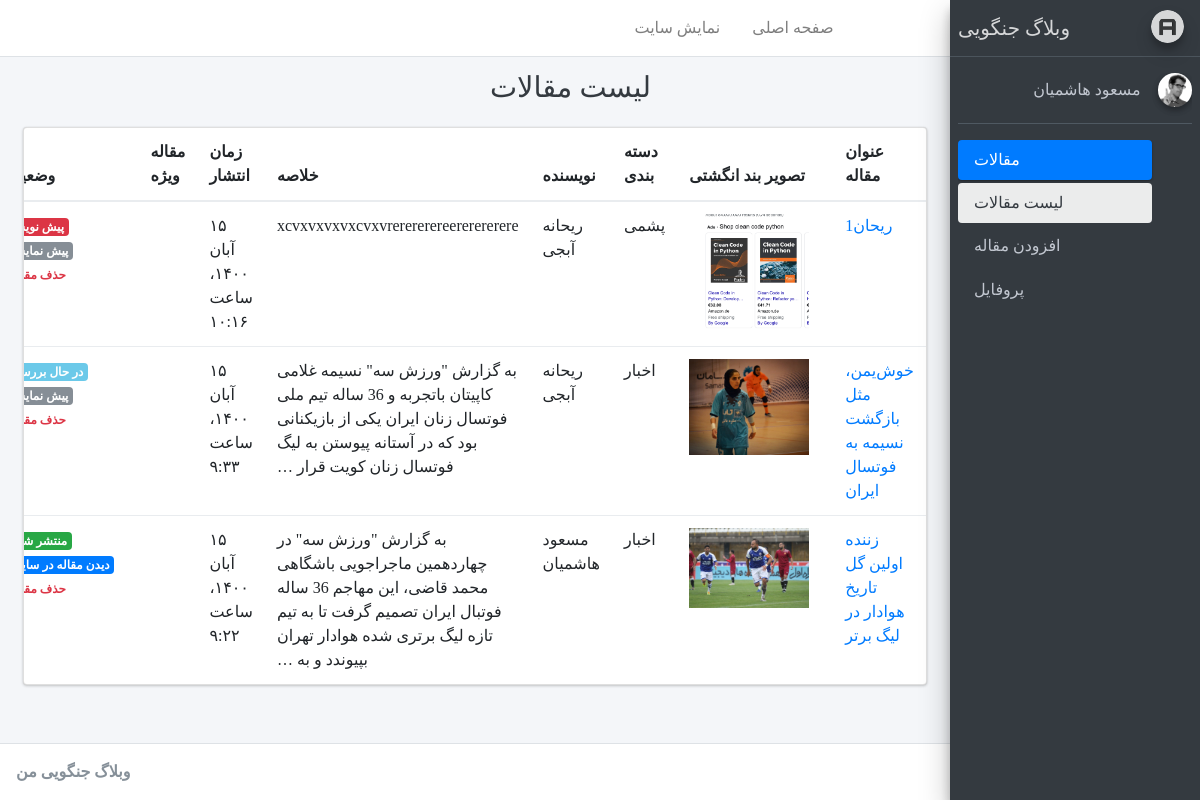
Page /account/ (signed in) on the committed database.
### account/models.py (models this page shows)
class User(AbstractUser):
    email = models.EmailField(unique=True,verbose_name='ایمیل')
    is_author = models.BooleanField(default=False,verbose_name="وضعیت نویسنده")
    special_user = models.DateTimeField(default=timezone.now , verbose_name="کاربر ویژه تا")
    def is_special_user(self):
        if self.special_user > timezone.now():
            return True
        else:
            return False
    is_special_user.boolean = True
    is_special_user.short_description = 'وضعیت کاربر ویژه'

### blog/models.py (models this page shows, shortened)
class Article(models.Model):
    STATUS_CHOICES = (
        ('d','پیش نویس'),       #draft
        ('p','منتشر شده'),      #publish
        ('i','در حال بررسی'),   #investigation
        ('b','برگشت داده‌شده'),  #back
    )
    author = models.ForeignKey(User, null=True, on_delete=models.SET_NULL,related_name='articles',verbose_name='نویسنده')
    title = models.CharField(max_length=200,verbose_name = "عنوان مقاله")
    slug = models.SlugField(max_length=100,unique=True,verbose_name = "آدرس مقاله")
    category = models.ManyToManyField(Category,verbose_name='دسته‌بندی',related_name="articles")
    description = models.TextField(verbose_name = "محتوا")
    thumbnail = models.ImageField(upload_to="images",verbose_name = "تصویر")
    publish = models.DateTimeField(default=timezone.now,verbose_name = "زمان انتشار")
    created = models.DateTimeField(auto_now_add=True)
    updated = models.DateTimeField(auto_now=True)
    is_special = models.BooleanField(default=False,verbose_name="مقاله ویژه")
    status = models.CharField(max_length=1,choices=STATUS_CHOICES,verbose_name = "وضعیت")
    class Meta:
        verbose_name = "مقاله"
        verbose_name_plural = "مقالات"
        ordering = ['-publish']
    def jpublish(self):
        return jalali_converter(self.publish)
    jpublish.short_description = "زمان انتشار"
    def thumbnail_tag(self):
        return format_html("<img width=100 height=70 style='border-radius: 5px;' src='{}'>".format(self.thumbnail.url))
    thumbnail_tag.short_description = "عکس"
    def category_to_str(self):
        return "، ".join([category.title for category in self.category.active()])
    category_to_str.short_description = "دسته‌بندی"
    objects = ArticleManager()

class Category(models.Model):
    parent = models.ForeignKey('self',default=None,null=True,blank=True,on_delete=models.SET_NULL,related_name='children',verbose_name="زیر دسته")
    title = models.CharField(max_length=200,verbose_name = "عنوان دسته‌بندی")
    slug = models.SlugField(max_length=100,unique=True,verbose_name = "آدرس دسته‌بندی")
    status = models.BooleanField(default=True,verbose_name="آیا نمایش داده شود؟")
    position = models.IntegerField(verbose_name="پوزیشن")
    class Meta:
        verbose_name = "دسته‌بندی"
        verbose_name_plural = "دسته‌بندی‌ها"
        ordering = ['parent__id','position']
    objects = CategoryManager()

### account/views.py (the view)
# urls.py: path('',ArticleList.as_view(),name="home"),
class ArticleList(AuthorsAccessMixin, ListView):
    template_name = "registration/home.html"
    def get_queryset(self):
        if self.request.user.is_superuser:
            return Article.objects.all()
        else:
            return Article.objects.filter(author=self.request.user)

### account/mixins.py (called while the page is built)
    def dispatch(self, request, *args, **kwargs):
        if request.user.is_authenticated:
                if request.user.is_superuser or request.user.is_author:
                    return super().dispatch(request, *args, **kwargs)
                else:
                    return redirect("account:profile")
        else:
            return redirect("login")

### blog/models.py (called while the page is built)
    def active(self):
        return self.filter(status=True)

### blog/templatetags/blog_tags.py (called while the page is built)
@register.inclusion_tag("registration/partials/link.html")
def link(request,link_name,content,classes):
    return {
        "request" : request,
        "link_name" : link_name,
        "link" : "account:{}".format(link_name),
        "content" : content ,
        "classes" : classes ,
    }

### extensions/jalali.py (called while the page is built)
    def persian_tuple(self):
        return self.persian_year, self.persian_month, self.persian_day

### extensions/utils.py (called while the page is built)
def persian_number_converter(mystr):
    numbers = {
        "1": "۱",
        "2": "۲",
        "3": "۳",
        "4": "۴",
        "5": "۵",
        "6": "۶",
        "7": "۷",
        "8": "۸",
        "9": "۹",
        "0": "۰",
    }
    for e,p in numbers.items():
        mystr = mystr.replace(e,p)
    return mystr

def jalali_converter(time):
    jmonth = ["فروردین", "اردیبهشت", "خرداد", "تیر", "مرداد", "شهریور", "مهر", "آبان", "آذر","دی", "بهمن", "اسفند"]
    time = timezone.localtime(time)
    time_to_str = "{},{},{}".format(time.year,time.month,time.day)
    time_to_tuple = jalali.Gregorian(time_to_str).persian_tuple()
    time_to_list = list(time_to_tuple)
    output = "{} {} {}، ساعت {}:{}".format(
        time_to_list[2],
        jmonth[time_to_list[1]-1],
        time_to_list[0],
        time.hour,
        time.minute
    )
    return persian_number_converter(output)

### templates/registration/home.html
{% extends 'registration/base.html' %}
{% block title %}{% block title-meta %}
    لیست مقالات
{% endblock %}{% endblock %}
{% block main %}
 <div class="row">
  {% if object_list %}
    <div class="col-12">
      <div class="card">
        <div class="card-body table-responsive p-0">
          <table class="table table-hover">
            <thead>
              <tr>
                <th>عنوان مقاله</th>
                <th>تصویر بند انگشتی</th>
                <th>دسته بندی</th>
                <th>نویسنده</th>
                <th>خلاصه</th>
                <th>زمان انتشار</th>
                <th>مقاله ویژه</th>
                <th>وضعیت</th>
              </tr>
            </thead>
            <tbody>
              {% for article in object_list %}
                <tr>
                    <td>
                      {% if article.status in 'bd'|make_list or user.is_superuser %}
                        <a href="{% url 'account:article-update' article.pk %}">{{article.title}}</a>
                      {% else %}
                        {{article.title}}
                      {% endif %}
                    </td>
                    <td><img src="{{article.thumbnail.url}}" width="120"></td>
                    <td>{{article.category_to_str}}</td>
                    <td>{{article.author.get_full_name}}</td>
                    <td>{{article.description|striptags|truncatewords:30}}</td>
                    <td>{{article.jpublish}}</td>
                    <td>
                      {% if article.is_special %}
                        <i class="fa fa-check-circle" style="color: green;"></i>
                      {% else %}
                        <i class="fa fa-minus-circle" style="color: red;"></i>
                      {% endif %}
                    </td>
                    <td>
                        {% if article.status == 'p' %}
                        <span class="badge badge-success">منتشر شده</span>
                        <a target="_blank" class="badge badge-primary" href="{% url 'blog:detail' article.slug %}">دیدن مقاله در سایت</a>
                        {% elif article.status == 'i' %}
                        <span class="badge" style="background-color: #1daddda6;">در حال بررسی</span>
                          {% if user.is_superuser %}
                            <div>
                              <a target="_blank" class="badge badge-secondary" href="{% url 'blog:preview' article.pk %}">پیش نمایش</a>
                            </div>
                          {% endif %}
                        {% else %}
                          {% if article.status == 'd' %}
                          <div class="badge badge-danger">پیش نویس</div>
                          <div>
                          {% else %}
                          <div class="badge badge-warning">برگشت‌داده‌شده</div>
                          {% endif %}
                          <a target="_blank" class="badge badge-secondary" href="{% url 'blog:preview' article.pk %}">پیش نمایش</a>
                          </div>
                        {% endif %}
                        {% if user.is_superuser %}
                          <a class="badge text-danger" href="{% url 'account:article-delete' article.pk %}">حذف مقاله</a>
                        {% endif %}
                    </td>
                </tr>
              {% endfor %}
            </tbody>
          </table>
        </div>
      </div>
    </div>
  {% else %}
    <h3>محتوایی برای نمایش وجود ندارد</h3>
  {% endif %}
 </div>
{% endblock %}

### templates/registration/sidebar.html (shortened to what this page needs)
  {% load static %}
  {% load blog_tags %}
  <aside class="main-sidebar sidebar-dark-primary elevation-4">
    <a href="index3.html" class="brand-link">
      <img src="{% static 'registration/adminlte/assets/img/AdminLTELogo.png' %}" alt="AdminLTE Logo" class="brand-image img-circle elevation-3"
           style="opacity: .8">
      <span class="brand-text">وبلاگ جنگویی</span>
    </a>
    <div class="sidebar">
      <div class="user-panel mt-3 pb-3 mb-3 d-flex">
        <div class="image">
          <img src="{% static 'registration/adminlte/assets/img/user2-160x160.jpg' %}" class="img-circle elevation-2" alt="User Image">
        </div>
        <div class="info">
          <a href="#" class="d-block">{{user.get_full_name}}</a>
        </div>
      </div>
      <nav class="mt-2">
        <ul class="nav nav-pills nav-sidebar flex-column" data-widget="treeview" role="menu" data-accordion="false">
          {% if usr.is_superuser or user.is_author %}
          <li class="nav-item has-treeview menu-open">
            <a href="#" class="nav-link active">
              <i class="nav-icon fas fa-tachometer-alt"></i>
              <p>
                مقالات
                <i class="right fas fa-angle-left"></i>
              </p>
            </a>
            <ul class="nav nav-treeview">
              <li class="nav-item">
                {% link request 'home' 'لیست مقالات' 'fa-list' %}
              </li>
              <li class="nav-item">
                  {% link request 'article-create' 'افزودن مقاله' 'fa-edit' %}
              </li>
            </ul>
          </li>
          {% endif %}
          <li class="nav-item">
            {% link request 'profile' 'پروفایل' 'fas fa-th' %}
          </li>
        </ul>
      </nav>
    </div>
  </aside>

### static/registration/adminlte/assets/css/custom.css (style rules this page uses)
body { font-family: Sahel !important; }
* { direction: rtl !important; }
.layout-fixed .main-sidebar { right: 0; }
.brand-image { float: right; }
.nav-sidebar .nav-link>.right, .nav-sidebar .nav-link>p>.right { left: 1rem; right: auto; }

### rows in the picture
User: get_full_name "مسعود هاشمیان"
Article: title "ریحان1", thumbnail (picture), category_to_str "پشمی", author.get_full_name "ریحانه آبجی", description "xcvxvxvxvxcvxvrerererereererererere", jpublish "۱۵ آبان ۱۴۰۰، ساعت ۱۰:۱۶", is_special True (drawn), status "پیش…"
Article: title "خوش‌یمن، مثل بازگشت نسیمه به فوتسال ایران", thumbnail (picture), category_to_str "اخبار", author.get_full_name "ریحانه آبجی", description "به گزارش \"ورزش سه\" نسیمه غلامی کاپیتان باتجربه و 36 ساله تیم ملی فوتسال زنان ایران یکی از بازیکنانی بود که در آستانه پیوستن به لیگ فوتسال زنان کویت قرار …", jpublish "۱۵ آبان ۱۴۰۰، ساعت ۹:۳۳", is_special False (drawn), status "در حال…"
Article: title "زننده اولین گل تاریخ هوادار در لیگ برتر", thumbnail (picture), category_to_str "اخبار", author.get_full_name "مسعود هاشمیان", description "به گزارش \"ورزش سه\" در چهاردهمین ماجراجویی باشگاهی محمد قاضی، این مهاجم 36 ساله فوتبال ایران تصمیم گرفت تا به تیم تازه لیگ برتری شده هوادار تهران بپیوندد و به …", jpublish "۱۵ آبان ۱۴۰۰، ساعت ۹:۲۲", is_special True (drawn), status "منتشر…"

### other values in the picture
{{ content }} "لیست مقالات افزودن مقاله پروفایل"
